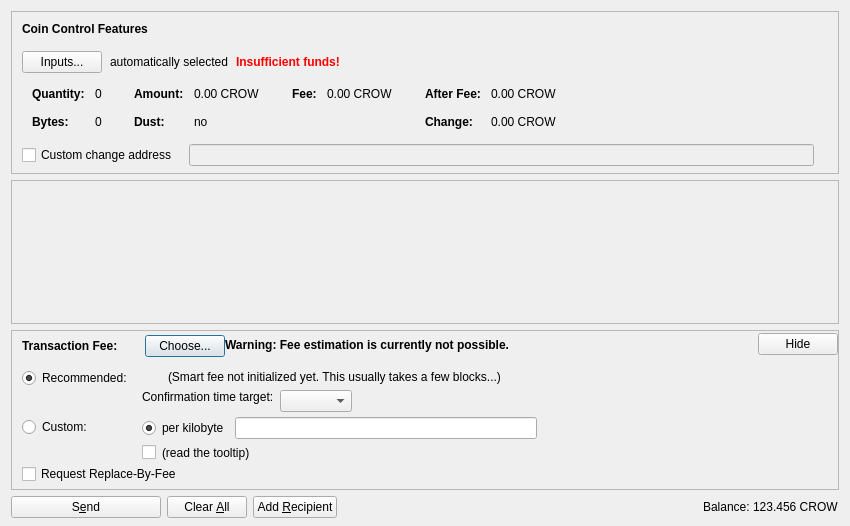
<?xml version="1.0" encoding="UTF-8"?>
<ui version="4.0">
 <class>SendCoinsDialog</class>
 <widget class="QDialog" name="SendCoinsDialog">
  <property name="geometry">
   <rect>
    <x>0</x>
    <y>0</y>
    <width>850</width>
    <height>526</height>
   </rect>
  </property>
  <property name="windowTitle">
   <string>Send Coins</string>
  </property>
  <layout class="QVBoxLayout" name="verticalLayout" stretch="0,1,0,0">
   <property name="bottomMargin">
    <number>8</number>
   </property>
   <item>
    <widget class="QFrame" name="frameCoinControl">
     <property name="sizePolicy">
      <sizepolicy hsizetype="Expanding" vsizetype="Expanding">
       <horstretch>0</horstretch>
       <verstretch>0</verstretch>
      </sizepolicy>
     </property>
     <property name="maximumSize">
      <size>
       <width>16777215</width>
       <height>16777215</height>
      </size>
     </property>
     <property name="frameShape">
      <enum>QFrame::StyledPanel</enum>
     </property>
     <property name="frameShadow">
      <enum>QFrame::Sunken</enum>
     </property>
     <layout class="QVBoxLayout" name="verticalLayoutCoinControl2">
      <property name="spacing">
       <number>0</number>
      </property>
      <property name="leftMargin">
       <number>0</number>
      </property>
      <property name="topMargin">
       <number>0</number>
      </property>
      <property name="rightMargin">
       <number>0</number>
      </property>
      <property name="bottomMargin">
       <number>6</number>
      </property>
      <item>
       <layout class="QVBoxLayout" name="verticalLayoutCoinControl" stretch="0,0,0,0,1">
        <property name="spacing">
         <number>0</number>
        </property>
        <property name="leftMargin">
         <number>10</number>
        </property>
        <property name="topMargin">
         <number>10</number>
        </property>
        <item>
         <layout class="QHBoxLayout" name="horizontalLayoutCoinControl1">
          <property name="bottomMargin">
           <number>15</number>
          </property>
          <item>
           <widget class="QLabel" name="labelCoinControlFeatures">
            <property name="sizePolicy">
             <sizepolicy hsizetype="Preferred" vsizetype="Maximum">
              <horstretch>0</horstretch>
              <verstretch>0</verstretch>
             </sizepolicy>
            </property>
            <property name="font">
             <font>
              <weight>75</weight>
              <bold>true</bold>
             </font>
            </property>
            <property name="styleSheet">
             <string notr="true">font-weight:bold;</string>
            </property>
            <property name="text">
             <string>Coin Control Features</string>
            </property>
           </widget>
          </item>
         </layout>
        </item>
        <item>
         <layout class="QHBoxLayout" name="horizontalLayoutCoinControl2" stretch="0,0,0,0">
          <property name="spacing">
           <number>8</number>
          </property>
          <property name="bottomMargin">
           <number>10</number>
          </property>
          <item>
           <widget class="QPushButton" name="pushButtonCoinControl">
            <property name="styleSheet">
             <string notr="true"/>
            </property>
            <property name="text">
             <string>Inputs...</string>
            </property>
            <property name="autoDefault">
             <bool>false</bool>
            </property>
           </widget>
          </item>
          <item>
           <widget class="QLabel" name="labelCoinControlAutomaticallySelected">
            <property name="text">
             <string>automatically selected</string>
            </property>
            <property name="margin">
             <number>5</number>
            </property>
           </widget>
          </item>
          <item>
           <widget class="QLabel" name="labelCoinControlInsuffFunds">
            <property name="font">
             <font>
              <weight>75</weight>
              <bold>true</bold>
             </font>
            </property>
            <property name="styleSheet">
             <string notr="true">color:red;font-weight:bold;</string>
            </property>
            <property name="text">
             <string>Insufficient funds!</string>
            </property>
            <property name="margin">
             <number>5</number>
            </property>
           </widget>
          </item>
          <item>
           <spacer name="horizontalSpacerCoinControl">
            <property name="orientation">
             <enum>Qt::Horizontal</enum>
            </property>
            <property name="sizeHint" stdset="0">
             <size>
              <width>40</width>
              <height>1</height>
             </size>
            </property>
           </spacer>
          </item>
         </layout>
        </item>
        <item>
         <widget class="QWidget" name="widgetCoinControl" native="true">
          <property name="sizePolicy">
           <sizepolicy hsizetype="Preferred" vsizetype="Preferred">
            <horstretch>0</horstretch>
            <verstretch>0</verstretch>
           </sizepolicy>
          </property>
          <property name="minimumSize">
           <size>
            <width>0</width>
            <height>0</height>
           </size>
          </property>
          <property name="styleSheet">
           <string notr="true"/>
          </property>
          <layout class="QHBoxLayout" name="horizontalLayoutCoinControl5">
           <property name="leftMargin">
            <number>0</number>
           </property>
           <property name="topMargin">
            <number>0</number>
           </property>
           <property name="rightMargin">
            <number>0</number>
           </property>
           <property name="bottomMargin">
            <number>0</number>
           </property>
           <item>
            <layout class="QHBoxLayout" name="horizontalLayoutCoinControl3" stretch="0,0,0,1">
             <property name="spacing">
              <number>20</number>
             </property>
             <property name="topMargin">
              <number>0</number>
             </property>
             <property name="bottomMargin">
              <number>10</number>
             </property>
             <item>
              <layout class="QFormLayout" name="formLayoutCoinControl1">
               <property name="horizontalSpacing">
                <number>10</number>
               </property>
               <property name="verticalSpacing">
                <number>14</number>
               </property>
               <property name="leftMargin">
                <number>10</number>
               </property>
               <property name="topMargin">
                <number>4</number>
               </property>
               <property name="rightMargin">
                <number>6</number>
               </property>
               <item row="0" column="0">
                <widget class="QLabel" name="labelCoinControlQuantityText">
                 <property name="font">
                  <font>
                   <weight>75</weight>
                   <bold>true</bold>
                  </font>
                 </property>
                 <property name="text">
                  <string>Quantity:</string>
                 </property>
                 <property name="margin">
                  <number>0</number>
                 </property>
                </widget>
               </item>
               <item row="0" column="1">
                <widget class="QLabel" name="labelCoinControlQuantity">
                 <property name="cursor">
                  <cursorShape>IBeamCursor</cursorShape>
                 </property>
                 <property name="contextMenuPolicy">
                  <enum>Qt::ActionsContextMenu</enum>
                 </property>
                 <property name="text">
                  <string notr="true">0</string>
                 </property>
                 <property name="margin">
                  <number>0</number>
                 </property>
                 <property name="textInteractionFlags">
                  <set>Qt::LinksAccessibleByMouse|Qt::TextSelectableByKeyboard|Qt::TextSelectableByMouse</set>
                 </property>
                </widget>
               </item>
               <item row="1" column="0">
                <widget class="QLabel" name="labelCoinControlBytesText">
                 <property name="font">
                  <font>
                   <weight>75</weight>
                   <bold>true</bold>
                  </font>
                 </property>
                 <property name="text">
                  <string>Bytes:</string>
                 </property>
                </widget>
               </item>
               <item row="1" column="1">
                <widget class="QLabel" name="labelCoinControlBytes">
                 <property name="cursor">
                  <cursorShape>IBeamCursor</cursorShape>
                 </property>
                 <property name="contextMenuPolicy">
                  <enum>Qt::ActionsContextMenu</enum>
                 </property>
                 <property name="text">
                  <string notr="true">0</string>
                 </property>
                 <property name="textInteractionFlags">
                  <set>Qt::LinksAccessibleByMouse|Qt::TextSelectableByKeyboard|Qt::TextSelectableByMouse</set>
                 </property>
                </widget>
               </item>
              </layout>
             </item>
             <item>
              <layout class="QFormLayout" name="formLayoutCoinControl2">
               <property name="horizontalSpacing">
                <number>10</number>
               </property>
               <property name="verticalSpacing">
                <number>14</number>
               </property>
               <property name="leftMargin">
                <number>6</number>
               </property>
               <property name="topMargin">
                <number>4</number>
               </property>
               <property name="rightMargin">
                <number>6</number>
               </property>
               <item row="0" column="0">
                <widget class="QLabel" name="labelCoinControlAmountText">
                 <property name="font">
                  <font>
                   <weight>75</weight>
                   <bold>true</bold>
                  </font>
                 </property>
                 <property name="text">
                  <string>Amount:</string>
                 </property>
                 <property name="margin">
                  <number>0</number>
                 </property>
                </widget>
               </item>
               <item row="0" column="1">
                <widget class="QLabel" name="labelCoinControlAmount">
                 <property name="cursor">
                  <cursorShape>IBeamCursor</cursorShape>
                 </property>
                 <property name="contextMenuPolicy">
                  <enum>Qt::ActionsContextMenu</enum>
                 </property>
                 <property name="text">
                  <string notr="true">0.00 CROW</string>
                 </property>
                 <property name="textInteractionFlags">
                  <set>Qt::LinksAccessibleByMouse|Qt::TextSelectableByKeyboard|Qt::TextSelectableByMouse</set>
                 </property>
                </widget>
               </item>
               <item row="1" column="0">
                <widget class="QLabel" name="labelCoinControlLowOutputText">
                 <property name="font">
                  <font>
                   <weight>75</weight>
                   <bold>true</bold>
                  </font>
                 </property>
                 <property name="text">
                  <string>Dust:</string>
                 </property>
                </widget>
               </item>
               <item row="1" column="1">
                <widget class="QLabel" name="labelCoinControlLowOutput">
                 <property name="cursor">
                  <cursorShape>IBeamCursor</cursorShape>
                 </property>
                 <property name="contextMenuPolicy">
                  <enum>Qt::ActionsContextMenu</enum>
                 </property>
                 <property name="text">
                  <string notr="true">no</string>
                 </property>
                 <property name="textInteractionFlags">
                  <set>Qt::LinksAccessibleByMouse|Qt::TextSelectableByKeyboard|Qt::TextSelectableByMouse</set>
                 </property>
                </widget>
               </item>
              </layout>
             </item>
             <item>
              <layout class="QFormLayout" name="formLayoutCoinControl3">
               <property name="horizontalSpacing">
                <number>10</number>
               </property>
               <property name="verticalSpacing">
                <number>14</number>
               </property>
               <property name="leftMargin">
                <number>6</number>
               </property>
               <property name="topMargin">
                <number>4</number>
               </property>
               <property name="rightMargin">
                <number>6</number>
               </property>
               <item row="0" column="0">
                <widget class="QLabel" name="labelCoinControlFeeText">
                 <property name="font">
                  <font>
                   <weight>75</weight>
                   <bold>true</bold>
                  </font>
                 </property>
                 <property name="text">
                  <string>Fee:</string>
                 </property>
                 <property name="margin">
                  <number>0</number>
                 </property>
                </widget>
               </item>
               <item row="0" column="1">
                <widget class="QLabel" name="labelCoinControlFee">
                 <property name="cursor">
                  <cursorShape>IBeamCursor</cursorShape>
                 </property>
                 <property name="contextMenuPolicy">
                  <enum>Qt::ActionsContextMenu</enum>
                 </property>
                 <property name="text">
                  <string notr="true">0.00 CROW</string>
                 </property>
                 <property name="textInteractionFlags">
                  <set>Qt::LinksAccessibleByMouse|Qt::TextSelectableByKeyboard|Qt::TextSelectableByMouse</set>
                 </property>
                </widget>
               </item>
              </layout>
             </item>
             <item>
              <layout class="QFormLayout" name="formLayoutCoinControl4">
               <property name="horizontalSpacing">
                <number>10</number>
               </property>
               <property name="verticalSpacing">
                <number>14</number>
               </property>
               <property name="leftMargin">
                <number>6</number>
               </property>
               <property name="topMargin">
                <number>4</number>
               </property>
               <property name="rightMargin">
                <number>6</number>
               </property>
               <item row="0" column="0">
                <widget class="QLabel" name="labelCoinControlAfterFeeText">
                 <property name="font">
                  <font>
                   <weight>75</weight>
                   <bold>true</bold>
                  </font>
                 </property>
                 <property name="text">
                  <string>After Fee:</string>
                 </property>
                 <property name="margin">
                  <number>0</number>
                 </property>
                </widget>
               </item>
               <item row="0" column="1">
                <widget class="QLabel" name="labelCoinControlAfterFee">
                 <property name="cursor">
                  <cursorShape>IBeamCursor</cursorShape>
                 </property>
                 <property name="contextMenuPolicy">
                  <enum>Qt::ActionsContextMenu</enum>
                 </property>
                 <property name="text">
                  <string notr="true">0.00 CROW</string>
                 </property>
                 <property name="textInteractionFlags">
                  <set>Qt::LinksAccessibleByMouse|Qt::TextSelectableByKeyboard|Qt::TextSelectableByMouse</set>
                 </property>
                </widget>
               </item>
               <item row="1" column="0">
                <widget class="QLabel" name="labelCoinControlChangeText">
                 <property name="font">
                  <font>
                   <weight>75</weight>
                   <bold>true</bold>
                  </font>
                 </property>
                 <property name="text">
                  <string>Change:</string>
                 </property>
                </widget>
               </item>
               <item row="1" column="1">
                <widget class="QLabel" name="labelCoinControlChange">
                 <property name="cursor">
                  <cursorShape>IBeamCursor</cursorShape>
                 </property>
                 <property name="contextMenuPolicy">
                  <enum>Qt::ActionsContextMenu</enum>
                 </property>
                 <property name="text">
                  <string notr="true">0.00 CROW</string>
                 </property>
                 <property name="textInteractionFlags">
                  <set>Qt::LinksAccessibleByMouse|Qt::TextSelectableByKeyboard|Qt::TextSelectableByMouse</set>
                 </property>
                </widget>
               </item>
              </layout>
             </item>
            </layout>
           </item>
          </layout>
         </widget>
        </item>
        <item>
         <layout class="QHBoxLayout" name="horizontalLayoutCoinControl4" stretch="0,0,0">
          <property name="spacing">
           <number>12</number>
          </property>
          <property name="sizeConstraint">
           <enum>QLayout::SetDefaultConstraint</enum>
          </property>
          <property name="topMargin">
           <number>5</number>
          </property>
          <property name="rightMargin">
           <number>5</number>
          </property>
          <item>
           <widget class="QCheckBox" name="checkBoxCoinControlChange">
            <property name="toolTip">
             <string>If this is activated, but the change address is empty or invalid, change will be sent to a newly generated address.</string>
            </property>
            <property name="text">
             <string>Custom change address</string>
            </property>
           </widget>
          </item>
          <item>
           <widget class="QValidatedLineEdit" name="lineEditCoinControlChange">
            <property name="enabled">
             <bool>false</bool>
            </property>
            <property name="sizePolicy">
             <sizepolicy hsizetype="Expanding" vsizetype="Fixed">
              <horstretch>0</horstretch>
              <verstretch>0</verstretch>
             </sizepolicy>
            </property>
           </widget>
          </item>
          <item>
           <widget class="QLabel" name="labelCoinControlChangeLabel">
            <property name="sizePolicy">
             <sizepolicy hsizetype="Preferred" vsizetype="Expanding">
              <horstretch>0</horstretch>
              <verstretch>0</verstretch>
             </sizepolicy>
            </property>
            <property name="minimumSize">
             <size>
              <width>0</width>
              <height>0</height>
             </size>
            </property>
            <property name="text">
             <string/>
            </property>
            <property name="margin">
             <number>3</number>
            </property>
           </widget>
          </item>
         </layout>
        </item>
        <item>
         <spacer name="verticalSpacerCoinControl">
          <property name="orientation">
           <enum>Qt::Vertical</enum>
          </property>
          <property name="sizeHint" stdset="0">
           <size>
            <width>800</width>
            <height>1</height>
           </size>
          </property>
         </spacer>
        </item>
       </layout>
      </item>
     </layout>
    </widget>
   </item>
   <item>
    <widget class="QScrollArea" name="scrollArea">
     <property name="widgetResizable">
      <bool>true</bool>
     </property>
     <widget class="QWidget" name="scrollAreaWidgetContents">
      <property name="geometry">
       <rect>
        <x>0</x>
        <y>0</y>
        <width>830</width>
        <height>104</height>
       </rect>
      </property>
      <layout class="QVBoxLayout" name="verticalLayout_2" stretch="0,1">
       <property name="leftMargin">
        <number>0</number>
       </property>
       <property name="topMargin">
        <number>0</number>
       </property>
       <property name="rightMargin">
        <number>0</number>
       </property>
       <property name="bottomMargin">
        <number>0</number>
       </property>
       <item>
        <layout class="QVBoxLayout" name="entries">
         <property name="spacing">
          <number>6</number>
         </property>
        </layout>
       </item>
       <item>
        <spacer name="verticalSpacer">
         <property name="orientation">
          <enum>Qt::Vertical</enum>
         </property>
         <property name="sizeHint" stdset="0">
          <size>
           <width>20</width>
           <height>40</height>
          </size>
         </property>
        </spacer>
       </item>
      </layout>
     </widget>
    </widget>
   </item>
   <item>
    <widget class="QFrame" name="frameFee">
     <property name="sizePolicy">
      <sizepolicy hsizetype="Expanding" vsizetype="Expanding">
       <horstretch>0</horstretch>
       <verstretch>0</verstretch>
      </sizepolicy>
     </property>
     <property name="maximumSize">
      <size>
       <width>16777215</width>
       <height>16777215</height>
      </size>
     </property>
     <property name="frameShape">
      <enum>QFrame::StyledPanel</enum>
     </property>
     <property name="frameShadow">
      <enum>QFrame::Sunken</enum>
     </property>
     <layout class="QVBoxLayout" name="verticalLayoutFee1">
      <property name="spacing">
       <number>0</number>
      </property>
      <property name="leftMargin">
       <number>0</number>
      </property>
      <property name="topMargin">
       <number>0</number>
      </property>
      <property name="rightMargin">
       <number>0</number>
      </property>
      <property name="bottomMargin">
       <number>0</number>
      </property>
      <item>
       <layout class="QVBoxLayout" name="verticalLayoutFee2" stretch="0,0,0">
        <property name="spacing">
         <number>0</number>
        </property>
        <property name="leftMargin">
         <number>10</number>
        </property>
        <property name="topMargin">
         <number>0</number>
        </property>
        <item>
         <layout class="QHBoxLayout" name="horizontalLayoutFee1">
          <property name="bottomMargin">
           <number>0</number>
          </property>
          <item>
           <layout class="QVBoxLayout" name="verticalLayoutFee7">
            <property name="spacing">
             <number>0</number>
            </property>
            <item>
             <spacer name="verticalSpacerSmartFee">
              <property name="orientation">
               <enum>Qt::Vertical</enum>
              </property>
              <property name="sizeType">
               <enum>QSizePolicy::Fixed</enum>
              </property>
              <property name="sizeHint" stdset="0">
               <size>
                <width>1</width>
                <height>4</height>
               </size>
              </property>
             </spacer>
            </item>
            <item>
             <layout class="QHBoxLayout" name="horizontalLayoutSmartFee">
              <property name="spacing">
               <number>10</number>
              </property>
              <item>
               <widget class="QLabel" name="labelFeeHeadline">
                <property name="sizePolicy">
                 <sizepolicy hsizetype="Preferred" vsizetype="Maximum">
                  <horstretch>0</horstretch>
                  <verstretch>0</verstretch>
                 </sizepolicy>
                </property>
                <property name="font">
                 <font>
                  <weight>75</weight>
                  <bold>true</bold>
                 </font>
                </property>
                <property name="styleSheet">
                 <string notr="true">font-weight:bold;</string>
                </property>
                <property name="text">
                 <string>Transaction Fee:</string>
                </property>
               </widget>
              </item>
              <item>
               <widget class="QLabel" name="labelFeeMinimized">
                <property name="text">
                 <string/>
                </property>
               </widget>
              </item>
              <item>
               <widget class="QPushButton" name="buttonChooseFee">
                <property name="text">
                 <string>Choose...</string>
                </property>
               </widget>
              </item>
             </layout>
            </item>
            <item>
             <spacer name="verticalSpacer_5">
              <property name="orientation">
               <enum>Qt::Vertical</enum>
              </property>
              <property name="sizeHint" stdset="0">
               <size>
                <width>1</width>
                <height>1</height>
               </size>
              </property>
             </spacer>
            </item>
           </layout>
          </item>
          <item>
           <widget class="QLabel" name="fallbackFeeWarningLabel">
            <property name="toolTip">
             <string>Using the fallbackfee can result in sending a transaction that will take several hours or days (or never) to confirm. Consider choosing your fee manually or wait until you have validated the complete chain.</string>
            </property>
            <property name="font">
            <font>
                <weight>75</weight>
                <bold>true</bold>
            </font>
            </property>
            <property name="text">
             <string>Warning: Fee estimation is currently not possible.</string>
            </property>
            <property name="wordWrap">
             <bool>false</bool>
            </property>
           </widget>
          </item>
          <item>
           <spacer name="horizontalSpacer_4">
            <property name="orientation">
             <enum>Qt::Horizontal</enum>
            </property>
            <property name="sizeType">
             <enum>QSizePolicy::MinimumExpanding</enum>
            </property>
            <property name="sizeHint" stdset="0">
             <size>
              <width>40</width>
              <height>20</height>
             </size>
            </property>
           </spacer>
          </item>
          <item>
           <widget class="QPushButton" name="buttonMinimizeFee">
            <property name="toolTip">
             <string>collapse fee-settings</string>
            </property>
            <property name="text">
             <string>Hide</string>
            </property>
           </widget>
          </item>
         </layout>
        </item>
        <item>
         <widget class="QFrame" name="frameFeeSelection">
          <layout class="QVBoxLayout" name="verticalLayoutFee12">
           <property name="spacing">
            <number>0</number>
           </property>
           <property name="leftMargin">
            <number>0</number>
           </property>
           <property name="topMargin">
            <number>0</number>
           </property>
           <property name="rightMargin">
            <number>0</number>
           </property>
           <property name="bottomMargin">
            <number>0</number>
           </property>
           <item>
            <layout class="QGridLayout" name="gridLayoutFee">
             <property name="topMargin">
              <number>10</number>
             </property>
             <property name="bottomMargin">
              <number>4</number>
             </property>
             <property name="horizontalSpacing">
              <number>10</number>
             </property>
             <property name="verticalSpacing">
              <number>4</number>
             </property>
             <item row="1" column="1">
              <layout class="QVBoxLayout" name="verticalLayoutFee8">
               <property name="spacing">
                <number>6</number>
               </property>
               <item>
                <layout class="QHBoxLayout" name="horizontalLayoutFee13">
                 <item>
                  <widget class="QRadioButton" name="radioCustomPerKilobyte">
                   <property name="toolTip">
                    <string>If the custom fee is set to 1000 satoshis and the transaction is only 250 bytes, then &quot;per kilobyte&quot; only pays 250 satoshis in fee, while &quot;total at least&quot; pays 1000 satoshis. For transactions bigger than a kilobyte both pay by kilobyte.</string>
                   </property>
                   <property name="text">
                    <string>per kilobyte</string>
                   </property>
                   <property name="checked">
                    <bool>true</bool>
                   </property>
                   <attribute name="buttonGroup">
                    <string notr="true">groupCustomFee</string>
                   </attribute>
                  </widget>
                 </item>
                 <item>
                  <widget class="BitcoinAmountField" name="customFee"/>
                 </item>
                 <item>
                  <spacer name="horizontalSpacer_6">
                   <property name="orientation">
                    <enum>Qt::Horizontal</enum>
                   </property>
                   <property name="sizeHint" stdset="0">
                    <size>
                     <width>1</width>
                     <height>1</height>
                    </size>
                   </property>
                  </spacer>
                 </item>
                </layout>
               </item>
               <item>
                <layout class="QHBoxLayout" name="horizontalLayoutFee8">
                 <item>
                  <widget class="QCheckBox" name="checkBoxMinimumFee">
                   <property name="toolTip">
                    <string>Paying only the minimum fee is just fine as long as there is less transaction volume than space in the blocks. But be aware that this can end up in a never confirming transaction once there is more demand for crowcoin transactions than the network can process.</string>
                   </property>
                   <property name="text">
                    <string/>
                   </property>
                  </widget>
                 </item>
                 <item>
                  <widget class="QLabel" name="labelMinFeeWarning">
                   <property name="enabled">
                    <bool>true</bool>
                   </property>
                   <property name="toolTip">
                    <string>Paying only the minimum fee is just fine as long as there is less transaction volume than space in the blocks. But be aware that this can end up in a never confirming transaction once there is more demand for crowcoin transactions than the network can process.</string>
                   </property>
                   <property name="text">
                    <string>(read the tooltip)</string>
                   </property>
                   <property name="margin">
                    <number>5</number>
                   </property>
                  </widget>
                 </item>
                 <item>
                  <spacer name="horizontalSpacer_2">
                   <property name="orientation">
                    <enum>Qt::Horizontal</enum>
                   </property>
                   <property name="sizeHint" stdset="0">
                    <size>
                     <width>1</width>
                     <height>1</height>
                    </size>
                   </property>
                  </spacer>
                 </item>
                </layout>
               </item>
              </layout>
             </item>
             <item row="0" column="0">
              <layout class="QVBoxLayout" name="verticalLayoutFee4" stretch="0,1">
               <item>
                <widget class="QRadioButton" name="radioSmartFee">
                 <property name="text">
                  <string>Recommended:</string>
                 </property>
                 <property name="checked">
                  <bool>true</bool>
                 </property>
                 <attribute name="buttonGroup">
                  <string notr="true">groupFee</string>
                 </attribute>
                </widget>
               </item>
               <item>
                <spacer name="verticalSpacer_2">
                 <property name="orientation">
                  <enum>Qt::Vertical</enum>
                 </property>
                 <property name="sizeHint" stdset="0">
                  <size>
                   <width>1</width>
                   <height>1</height>
                  </size>
                 </property>
                </spacer>
               </item>
              </layout>
             </item>
             <item row="1" column="0">
              <layout class="QVBoxLayout" name="verticalLayoutFee9" stretch="0,1">
               <item>
                <widget class="QRadioButton" name="radioCustomFee">
                 <property name="text">
                  <string>Custom:</string>
                 </property>
                 <attribute name="buttonGroup">
                  <string notr="true">groupFee</string>
                 </attribute>
                </widget>
               </item>
               <item>
                <spacer name="verticalSpacer_6">
                 <property name="orientation">
                  <enum>Qt::Vertical</enum>
                 </property>
                 <property name="sizeHint" stdset="0">
                  <size>
                   <width>1</width>
                   <height>1</height>
                  </size>
                 </property>
                </spacer>
               </item>
              </layout>
             </item>
             <item row="0" column="1">
              <layout class="QVBoxLayout" name="verticalLayoutFee3" stretch="0,0,1">
               <property name="spacing">
                <number>6</number>
               </property>
               <property name="topMargin">
                <number>2</number>
               </property>
               <item>
                <layout class="QHBoxLayout" name="horizontalLayoutFee12">
                 <item>
                  <widget class="QLabel" name="labelSmartFee">
                   <property name="text">
                    <string/>
                   </property>
                   <property name="margin">
                    <number>2</number>
                   </property>
                  </widget>
                 </item>
                 <item>
                  <widget class="QLabel" name="labelFeeEstimation">
                   <property name="text">
                    <string/>
                   </property>
                  </widget>
                 </item>
                 <item>
                  <widget class="QLabel" name="labelSmartFee2">
                   <property name="text">
                    <string>(Smart fee not initialized yet. This usually takes a few blocks...)</string>
                   </property>
                   <property name="margin">
                    <number>2</number>
                   </property>
                  </widget>
                 </item>
                 <item>
                  <spacer name="horizontalSpacer_5">
                   <property name="orientation">
                    <enum>Qt::Horizontal</enum>
                   </property>
                   <property name="sizeHint" stdset="0">
                    <size>
                     <width>1</width>
                     <height>1</height>
                    </size>
                   </property>
                  </spacer>
                 </item>
                </layout>
               </item>
               <item>
                <layout class="QHBoxLayout" name="horizontalLayoutFee9">
                 <item>
                  <layout class="QVBoxLayout" name="verticalLayoutFee6">
                   <item>
                    <widget class="QLabel" name="labelSmartFee3">
                     <property name="text">
                      <string>Confirmation time target:</string>
                     </property>
                     <property name="margin">
                      <number>2</number>
                     </property>
                    </widget>
                   </item>
                   <item>
                    <spacer name="verticalSpacer_3">
                     <property name="orientation">
                      <enum>Qt::Vertical</enum>
                     </property>
                     <property name="sizeHint" stdset="0">
                      <size>
                       <width>1</width>
                       <height>1</height>
                      </size>
                     </property>
                    </spacer>
                   </item>
                  </layout>
                 </item>
                 <item>
                  <layout class="QVBoxLayout" name="verticalLayoutFee5">
                   <property name="rightMargin">
                    <number>30</number>
                   </property>
                   <item>
                    <layout class="QHBoxLayout" name="horizontalLayoutConfTarget">
                     <property name="bottomMargin">
                      <number>0</number>
                     </property>
                     <item>
                      <widget class="QComboBox" name="confTargetSelector"/>
                     </item>
                     <item>
                      <spacer name="horizontalSpacerConfTarget">
                       <property name="orientation">
                        <enum>Qt::Horizontal</enum>
                       </property>
                       <property name="sizeHint" stdset="0">
                        <size>
                         <width>40</width>
                         <height>20</height>
                        </size>
                       </property>
                      </spacer>
                     </item>
                    </layout>
                   </item>
                  </layout>
                 </item>
                </layout>
               </item>
               <item>
                <spacer name="verticalSpacer_4">
                 <property name="orientation">
                  <enum>Qt::Vertical</enum>
                 </property>
                 <property name="sizeHint" stdset="0">
                  <size>
                   <width>1</width>
                   <height>1</height>
                  </size>
                 </property>
                </spacer>
               </item>
              </layout>
             </item>
            </layout>
           </item>
           <item>
            <widget class="QCheckBox" name="optInRBF">
             <property name="text">
              <string>Request Replace-By-Fee</string>
             </property>
             <property name="toolTip">
              <string>Indicates that the sender may wish to replace this transaction with a new one paying higher fees (prior to being confirmed).</string>
             </property>
            </widget>
           </item>
          </layout>
         </widget>
        </item>
        <item>
         <spacer name="verticalSpacerFee">
          <property name="orientation">
           <enum>Qt::Vertical</enum>
          </property>
          <property name="sizeHint" stdset="0">
           <size>
            <width>40</width>
            <height>5</height>
           </size>
          </property>
         </spacer>
        </item>
       </layout>
      </item>
     </layout>
    </widget>
   </item>
   <item>
    <layout class="QHBoxLayout" name="horizontalLayout">
     <item>
      <widget class="QPushButton" name="sendButton">
       <property name="minimumSize">
        <size>
         <width>150</width>
         <height>0</height>
        </size>
       </property>
       <property name="toolTip">
        <string>Confirm the send action</string>
       </property>
       <property name="text">
        <string>S&amp;end</string>
       </property>
       <property name="icon">
        <iconset resource="../bitcoin.qrc">
         <normaloff>:/icons/send</normaloff>:/icons/send</iconset>
       </property>
       <property name="autoDefault">
        <bool>false</bool>
       </property>
       <property name="default">
        <bool>false</bool>
       </property>
      </widget>
     </item>
     <item>
      <widget class="QPushButton" name="clearButton">
       <property name="sizePolicy">
        <sizepolicy hsizetype="Minimum" vsizetype="Fixed">
         <horstretch>0</horstretch>
         <verstretch>0</verstretch>
        </sizepolicy>
       </property>
       <property name="toolTip">
        <string>Clear all fields of the form.</string>
       </property>
       <property name="text">
        <string>Clear &amp;All</string>
       </property>
       <property name="icon">
        <iconset resource="../bitcoin.qrc">
         <normaloff>:/icons/remove</normaloff>:/icons/remove</iconset>
       </property>
       <property name="autoDefault">
        <bool>false</bool>
       </property>
      </widget>
     </item>
     <item>
      <widget class="QPushButton" name="addButton">
       <property name="toolTip">
        <string>Send to multiple recipients at once</string>
       </property>
       <property name="text">
        <string>Add &amp;Recipient</string>
       </property>
       <property name="icon">
        <iconset resource="../bitcoin.qrc">
         <normaloff>:/icons/add</normaloff>:/icons/add</iconset>
       </property>
       <property name="autoDefault">
        <bool>false</bool>
       </property>
      </widget>
     </item>
     <item>
      <spacer name="horizontalSpacer">
       <property name="orientation">
        <enum>Qt::Horizontal</enum>
       </property>
       <property name="sizeHint" stdset="0">
        <size>
         <width>40</width>
         <height>20</height>
        </size>
       </property>
      </spacer>
     </item>
     <item>
      <layout class="QHBoxLayout" name="horizontalLayout_2">
       <property name="spacing">
        <number>3</number>
       </property>
       <item>
        <widget class="QLabel" name="label">
         <property name="sizePolicy">
          <sizepolicy hsizetype="Preferred" vsizetype="Fixed">
           <horstretch>0</horstretch>
           <verstretch>0</verstretch>
          </sizepolicy>
         </property>
         <property name="text">
          <string>Balance:</string>
         </property>
        </widget>
       </item>
       <item>
        <widget class="QLabel" name="labelBalance">
         <property name="sizePolicy">
          <sizepolicy hsizetype="Preferred" vsizetype="Fixed">
           <horstretch>0</horstretch>
           <verstretch>0</verstretch>
          </sizepolicy>
         </property>
         <property name="cursor">
          <cursorShape>IBeamCursor</cursorShape>
         </property>
         <property name="text">
          <string notr="true">123.456 CROW</string>
         </property>
         <property name="textInteractionFlags">
          <set>Qt::LinksAccessibleByMouse|Qt::TextSelectableByKeyboard|Qt::TextSelectableByMouse</set>
         </property>
        </widget>
       </item>
      </layout>
     </item>
    </layout>
   </item>
  </layout>
 </widget>
 <customwidgets>
  <customwidget>
   <class>QValidatedLineEdit</class>
   <extends>QLineEdit</extends>
   <header>qvalidatedlineedit.h</header>
  </customwidget>
  <customwidget>
   <class>BitcoinAmountField</class>
   <extends>QLineEdit</extends>
   <header>bitcoinamountfield.h</header>
   <container>1</container>
  </customwidget>
 </customwidgets>
 <resources>
  <include location="../bitcoin.qrc"/>
 </resources>
 <connections/>
 <buttongroups>
  <buttongroup name="groupFee"/>
  <buttongroup name="groupCustomFee"/>
 </buttongroups>
</ui>
